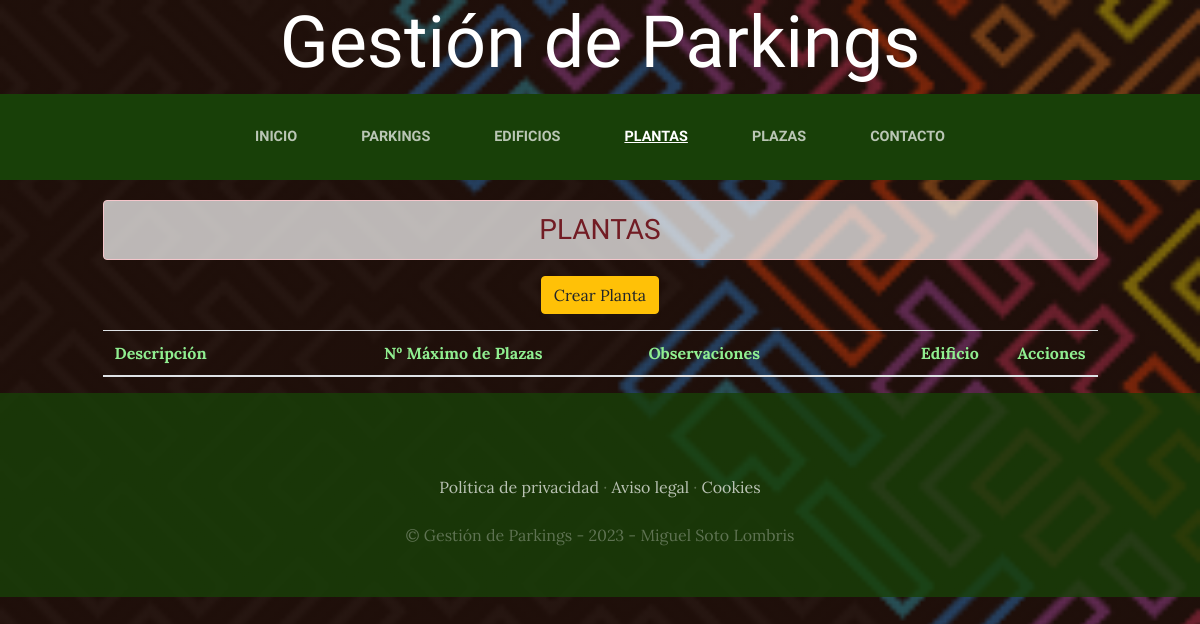
The app's page /plantas/, older data.
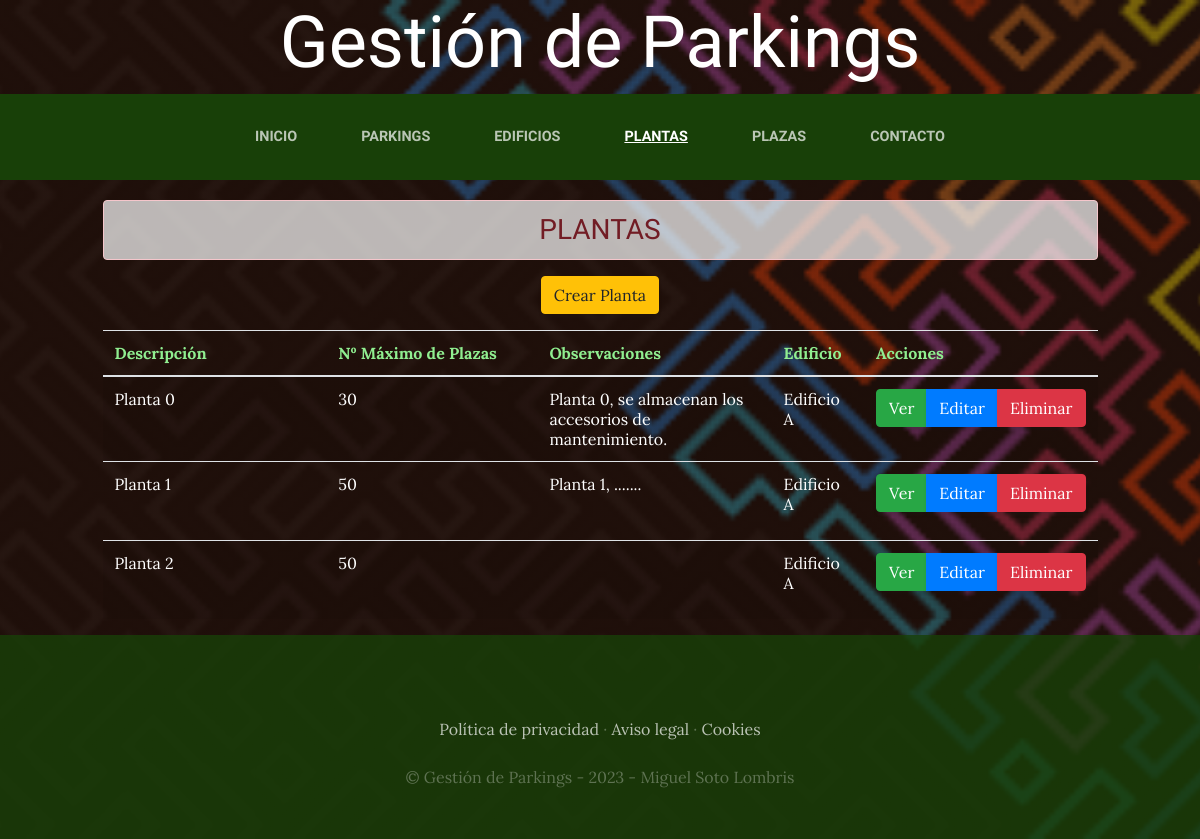
The same page, newer data.
### plantas/models.py (models this page shows, shortened)
class Planta(models.Model):
    descripcion=models.CharField(max_length=50)
    max_plazas=models.IntegerField(blank=False, default=0)
    observaciones=models.TextField(max_length=300, null=True, blank=True)
    created=models.DateTimeField(auto_now_add=True)
    updated=models.DateTimeField(auto_now_add=True)
    id_edificio=models.ForeignKey(Edificio, on_delete=models.CASCADE)
    class Meta:
        verbose_name='planta'
        verbose_name_plural='plantas'

### edificios/models.py (models this page shows)
class Edificio(models.Model):
    descripcion=models.CharField(max_length=50)
    observaciones=models.TextField(max_length=300, null=True, blank=True)
    created=models.DateTimeField(auto_now_add=True)
    updated=models.DateTimeField(auto_now_add=True)
    id_parking=models.ForeignKey(Parking, on_delete=models.CASCADE)
    class Meta:
        verbose_name='edificio'
        verbose_name_plural='edificios'
    def __str__(self):
        return self.descripcion

### plantas/views.py (the view)
# urls.py: path('', PlantaListado.as_view(template_name = "plantas/index_planta.html"), name='ListarPlanta'),
class PlantaListado(ListView):
    model = Planta # Llamo a la clase 'Planta' que se encuentra en el archivo 'models.py'

### plantas/templates/plantas/index_planta.html (shortened to what this page needs)
{% extends "ParkingLotApp/base.html" %}
{% load static %}
{% block content %}
<div calss="container" style="padding-top: 10px;">
  <div class="row">
    <div class="col-lg-1">&nbsp;</div>
    <div class="col-lg-10 text-center text-uppercase"><h3 class="alert alert-danger text-center" style="background-color: rgba(255,255,255, 0.7); margin-top:10px;">Plantas</h3></div>
    <div class="col-lg-1">&nbsp;</div>
  </div>
  <div class="row">
    <div class="col-lg-1">&nbsp;</div>
    <div class="col-lg-10">
      <div class="btn_crear mb-3 text-center" style="margin:auto;">
          <a href="CrearPlanta" type="button" class="btn btn-warning">Crear Planta</a>
      </div>
      <table class="table table-striped table-hover">
          <thead>
              <tr style="color:lightgreen;">
                  <th width="30%">Descripción</th>
                  <th width="30%">Nº Máximo de Plazas</th>
                  <th width="30%">Observaciones</th>
                  <th width="30%">Edificio</th>
                  <th>Acciones</th>
              </tr>
          </thead>
          <tbody>
              {% for planta in object_list %}
                <tr style="color:white;">
                  <td>{{ planta.descripcion }}</td>
                  <td>{{ planta.max_plazas }}</td>
                  <td>{{ planta.observaciones }}</td>
                  <td>{{ planta.id_edificio }}</td>
                  <td>
                    <form method="POST" action="ElminarPlanta/{{planta.id}}">
                      <div class="btn-group">
                        <a href="DetallePlanta/{{planta.id}}" title="Ver" type="button" class="btn btn-success">Ver </a>
                        <a href="ActualizarPlanta/{{planta.id}}" title="Editar" type="button" class="btn btn-primary">Editar </a>
                        <button class="btn btn-danger" onclick="return eliminar();" type="submit">
                          Eliminar
                        </button>
                      </div>
                    </form>
                  </td>
                </tr>
              {% endfor %}
              </tbody>
      </table>
    </div>
    <div class="col-lg-1">&nbsp;</div>
  </div>
</div>
{% endblock %}

Row changes from the older to the newer data that the page shows:
added Planta: descripcion "Planta 0", max_plazas "30", observaciones "Planta 0, se almacenan los accesorios de mantenimiento.", id_edificio "Edificio A"
added Planta: descripcion "Planta 1", max_plazas "50", observaciones "Planta 1, .......", id_edificio "Edificio A"
added Planta: descripcion "Planta 2", max_plazas "50", id_edificio "Edificio A"
